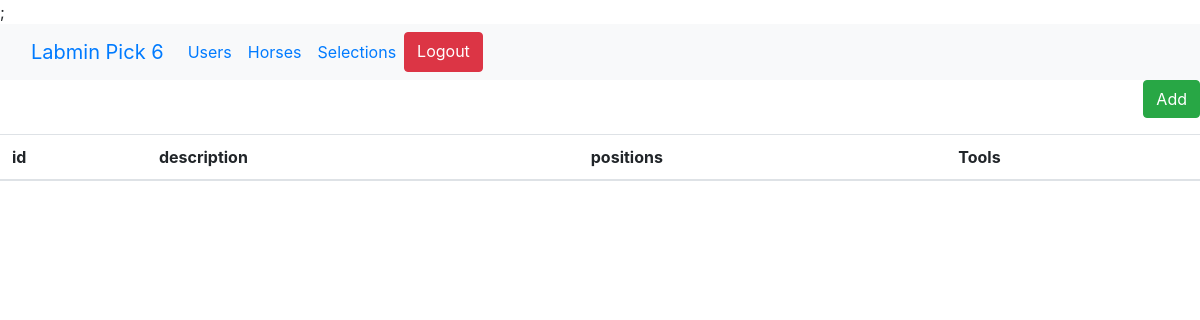
The app's page /admin/Modules/Races/index.php, older data.
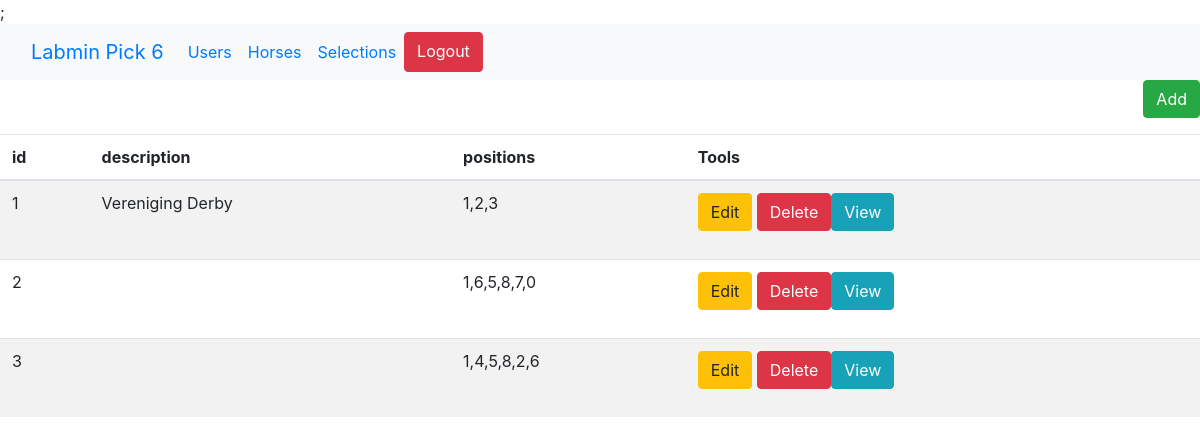
The same page, newer data.
### tables this page shows
CREATE TABLE `modules` (
  `id` int(11) NOT NULL,
  `name` text NOT NULL,
  `is_active` varchar(3) NOT NULL
);

CREATE TABLE `races` (
  `id` int(11) NOT NULL,
  `description` varchar(30) NOT NULL,
  `positions` text NOT NULL
);

### admin/Libraries/Connections/conn.php (called while the page is built, shortened)
<?php
  function runSQL($sql){
    $conn = new mysqli(getHost(), getDBUser(), getPass(), getDB());
    $result = $conn->query($sql);
    return $result;
  }
  function getDBColumns($table, $fields){
    if($fields != ""){
      $fields = explode(",", $fields);
      print_r($fields);
      foreach($fields as $field){
        $newFields[] = "'". $field ."'";
      }
      $fields = implode(",",$newFields);
      $sql = "SHOW COLUMNS FROM $table WHERE Field NOT IN ($fields)";
    }else{
      $sql = "SHOW COLUMNS FROM $table";
    }
    $result = runSQL($sql);
    $fields = array();
    while($row = $result->fetch_assoc()){
      $fields[] = $row;
    }
    return $fields;
  }
?>

### admin/Modules/Races/Races_class.php (called while the page is built, shortened)
<?php
  require("../Selections/Selections_class.php");
  require_once("../../Libraries/Elements/Elements.php");
  class Races {
    function init() {
      $sql = "SELECT * FROM races";
      $db = "races";
      $buttons = "";
      createTable($sql, $db, $restrictedarray="", $buttons);
    }
  }
?>

### admin/Libraries/Elements/Elements.php (the view, shortened to what this page needs)
<?php
  function createTable($sql, $tablename, $restrictedarray="", $buttons=""){
    $columns = getDBColumns($tablename, $restrictedarray);
    echo "<form method=post style='float:right'>
            <button type='submit' class='btn btn-success' id='addBtn' name='action' value='addNew'>Add</button>
            <input type='hidden' id='db' name='db' value='$tablename'>
          </form>";
          echo "<table class='table table-striped'>
                    <thead>";
    foreach($columns as $column){
      echo "<th>{$column['Field']}</th>";
    }
    echo "<th>Tools</th>";
    echo "</thead>";
    $result = runSQL($sql);
    while($row = $result->fetch_assoc()){
      echo "<tr>";
      foreach($columns as $column){
        echo "<td>{$row[$column['Field']]}</td>";
      }
      echo "<td>";
      getTools($tablename, $row['id']);
      echo "  </td>
            </tr>";
    }
    echo "  </table>";
  }
  function getTools($db, $id){
    echo "<form method='post'>
            <button type='submit' name='action' id='edit' value='editmodal' class='btn btn-warning'>Edit</button>
            <button type='submit' name='action' id='deleteRecord' value='deleterecord' class='btn btn-danger'>Delete</button>";
    echo "<form method='post'>";
      echo  "<button type='submit' name='action' id='View' value='viewmodal' class='btn btn-info'>View</button>
            <input type='hidden' name='db' id='db' value='$db'>
            <input type='hidden' name='id' id='id' value='$id'>
          </form>";
  }
?>

### admin/Includes/header.php (shortened to what this page needs)
<!DOCTYPE html>
<html lang="en">
<head>
    <link href="../../Libraries/Bootstrap/css/bootstrap.min.css" rel="stylesheet">
</head>
<body>
    <nav class="navbar navbar-expand-lg bg-light">
      <div class="container-fluid">
        <a class="navbar-brand" href="#">Labmin Pick 6</a>
        <div class="collapse navbar-collapse" id="navbarSupportedContent">
          <ul class="navbar-nav me-auto mb-2 mb-lg-0">
            <?php
                $url = "http://localhost/Boddaert/admin/Modules/";
                $sql = "SELECT * FROM modules WHERE is_active='Yes'";
                $result = runSQL($sql);
                while($row = $result->fetch_assoc()){
                    $modulename = ucfirst($row['name']);
                    $link = $url . $row['name']."/index.php";
                    echo "<li class='nav-item'>
                            <a class='nav-link active' aria-current='page' href='$link'>{$modulename}</a>
                          </li>";
                }
                  echo "<a <button class='btn btn-danger' aria-current='page' href='' onclick='LogOut()' style='float: right'>Logout</button></a>";
            ?>
          </ul>
        </div>
      </div>
    </nav>
    </body>

### admin/Modules/Races/index.php (shortened to what this page needs)
<?php
  require_once("Races_class.php");
  require("../../Includes/header.php");
  $races = new Races();
  if (isset($_POST['action'])){
    if($_POST['action'] == "addNew"){
      $races->AddModal($_POST['db']);
    }
    if($_POST['action'] == "addrecord"){
      $races->AddRecord($_POST['db']);
    }
    if($_POST['action'] == "deleterecord"){
      $races->DeleteRecord();
    }
  } else {
    $races->init();
  }
?>

Row changes from the older to the newer data that the page shows:
added races: Field "1", Field "Vereniging Derby", Field "1,2,3"
added races: Field "2", Field "1,6,5,8,7,0"
added races: Field "3", Field "1,4,5,8,2,6"
